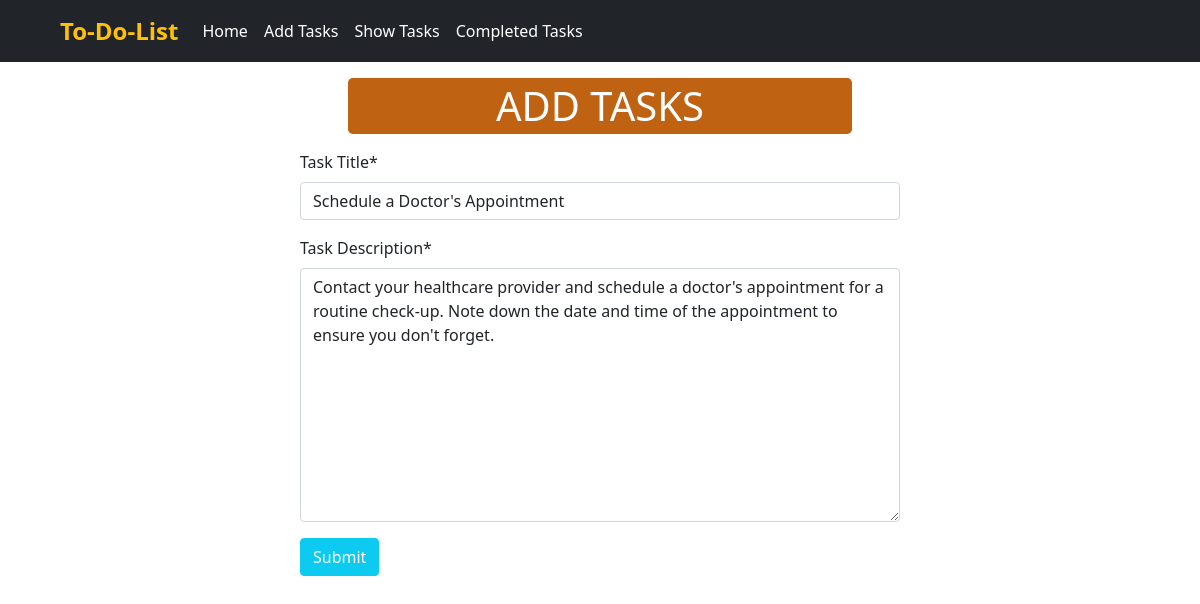
Screenshot of /edit_task/3 with the database file from the repository.
### to_do/models.py (models this page shows)
class TaskModel(models.Model):
    id = models.IntegerField(primary_key=True)
    taskTitle = models.CharField(max_length=100)
    taskDescription = models.TextField()
    is_completed = models.BooleanField(default=False)

### to_do/views.py (the view)
# urls.py: path('edit_task/<int:pk>', views.TaskUpdateFormView.as_view(), name='edit_task'),
class TaskUpdateFormView(UpdateView):
    model = TaskModel
    template_name = 'add_tasks.html'
    form_class = TaskForm
    success_url = reverse_lazy('show_tasks')

### to_do/forms.py
class TaskForm(forms.ModelForm):
    class Meta:
        model = TaskModel
        fields = ['taskTitle', 'taskDescription']
        labels = {
            'taskTitle' : 'Task Title',
            'taskDescription' : 'Task Description',
        }

### to_do/templates/add_tasks.html (shortened to what this page needs)
{% extends "base.html" %}
{% load crispy_forms_tags %}
{% block content %}
<div style="width:50%; margin: auto; ">
    <h1 style="text-align: center; background-color: rgb(191, 98, 17);" class="text-white mx-5 my-3 rounded-3 py-1">ADD TASKS</h1>
    <form method="post">
        {{form |crispy}}
        <button class="btn btn-info text-white" type="submit">Submit</button>
    </form>
</div>
{% endblock  %}

### rows the page displays
TaskModel: taskTitle "Schedule a Doctor's Appointment", taskDescription "Contact your healthcare provider and schedule a doctor's appointment for a routine check-up. Note down the date and time of the appointment to ensure you don't forget."
